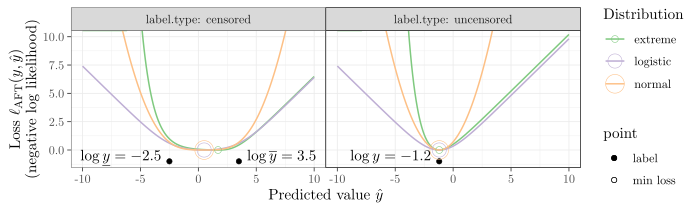

Reproduce this figure in R.
works_with_R(
  "3.6.3",
  data.table="1.12.8",
  ggplot2="3.3.0",
  tikzDevice="0.12.3")
options(tikzDocumentDeclaration="\\documentclass[11pt]{article}
\\usepackage{amsmath,amssymb}",
        tikzMetricsDictionary="tikzMetrics")

##from ?pnorm
erf <- function(x) 2 * pnorm(x * sqrt(2)) - 1
dist.list <- list(
  censored=list(
    normal=pnorm,
    logistic=plogis,
    extreme=function(z)1-exp(-exp(z))),
  uncensored=list(
    normal=function(z)exp(-z^2 / 2)/sqrt(2*pi),
    logistic=function(z)exp(z)/(1+exp(z))^2,
    extreme=function(z)exp(z)*exp(-exp(z))))
log.data.list <- list(
  censored=c(lower=-2.5, upper=3.5),
  uncensored=c(uncensored=-1.2))
lik.fun.list <- list(
  censored=function(dt)dt[, F.or.f_upper-F.or.f_lower],
  uncensored=function(dt)dt[, F.or.f_uncensored/s/exp(label_uncensored)])
s <- 1
loss.dt.list <- list()
label.dt.list <- list()
for(label.type in names(log.data.list)){
  y <- log.data.list[[label.type]]
  label.dt.list[[label.type]] <- data.table(
    label.type, label=y, label.name=names(y))
  d.list <- dist.list[[label.type]]
  lik.fun <- lik.fun.list[[label.type]]
  pred.vec <- seq(-10, 10, by=0.1)
  grid.dt <- data.table(expand.grid(
    label.name=names(y),
    prediction=pred.vec))
  grid.dt[, label := y[label.name] ]
  grid.dt[, z := (label-prediction)/s]
  for(dist.name in names(d.list)){
    dist.fun <- d.list[[dist.name]]
    grid.dt[, F.or.f := dist.fun(z)]
    grid.wide <- dcast(
      grid.dt,
      prediction ~ label.name,
      value.var=c("F.or.f", "label"))
    grid.wide[, lik := lik.fun(.SD)]
    grid.wide[, loss := -log(lik)]
    grid.wide[, min0.loss := loss-min(loss)]
    loss.dt.list[[paste(label.type, dist.name)]] <- data.table(
      label.type, dist.name,
      grid.wide[, .(prediction, loss, min0.loss)])
  }
}
loss.dt <- do.call(rbind, loss.dt.list)
min.dt <- loss.dt[, .SD[which.min(min0.loss)], by=.(label.type, dist.name)]
label.dt <- do.call(rbind, label.dt.list)
label.tex.prefix <- c(
  uncensored="",
  lower="\\underline",
  upper="\\overline")
label.dt[, label.tex := sprintf(
  "$ \\log %s y = %.1f $",
  label.tex.prefix[label.name],
  label)]
label.dt[, y := -1]
label.dt[, point := "label"]
label.dt[, hjust := ifelse(label.name=="upper", 0, 1)]
label.dt[, offset := ifelse(label.name=="upper", 0.7, -0.7)]
min.dt[, point := "min loss"]
p <- ggplot()+
  theme_bw()+
  theme(panel.spacing=grid::unit(0, "lines"))+
  facet_grid(. ~ label.type, labeller=label_both)+
  geom_line(aes(
    prediction, min0.loss, color=dist.name),
    size=1,
    data=loss.dt)+
  geom_point(aes(
    label, y, shape=point),
    data=label.dt)+
  geom_text(aes(
    label+offset, y, label=label.tex, hjust=hjust),
    vjust=-0.1,
    data=label.dt)+
  coord_cartesian(ylim=c(NA, 10))+
  geom_point(aes(
    prediction, min0.loss,
    color=dist.name,
    size=dist.name,
    shape=point),
    data=min.dt)+
  scale_size_discrete("Distribution")+
  scale_shape_manual(values=c("min loss"=1, label=19))+
  scale_color_brewer(
    "Distribution",
    type="qual", guide=guide_legend(
      override.aes=list(shape=1)))+
  scale_x_continuous(
    "Predicted value $\\hat y$")+
  scale_y_continuous(
    "Loss $\\ell_{\\text{AFT}}(y, \\hat y)$\n(negative log likelihood)")
tikz("figure-loss-new.tex",h=2.1,w=7, standAlone = TRUE)
print(p)
dev.off()
system("pdflatex figure-loss-new")
